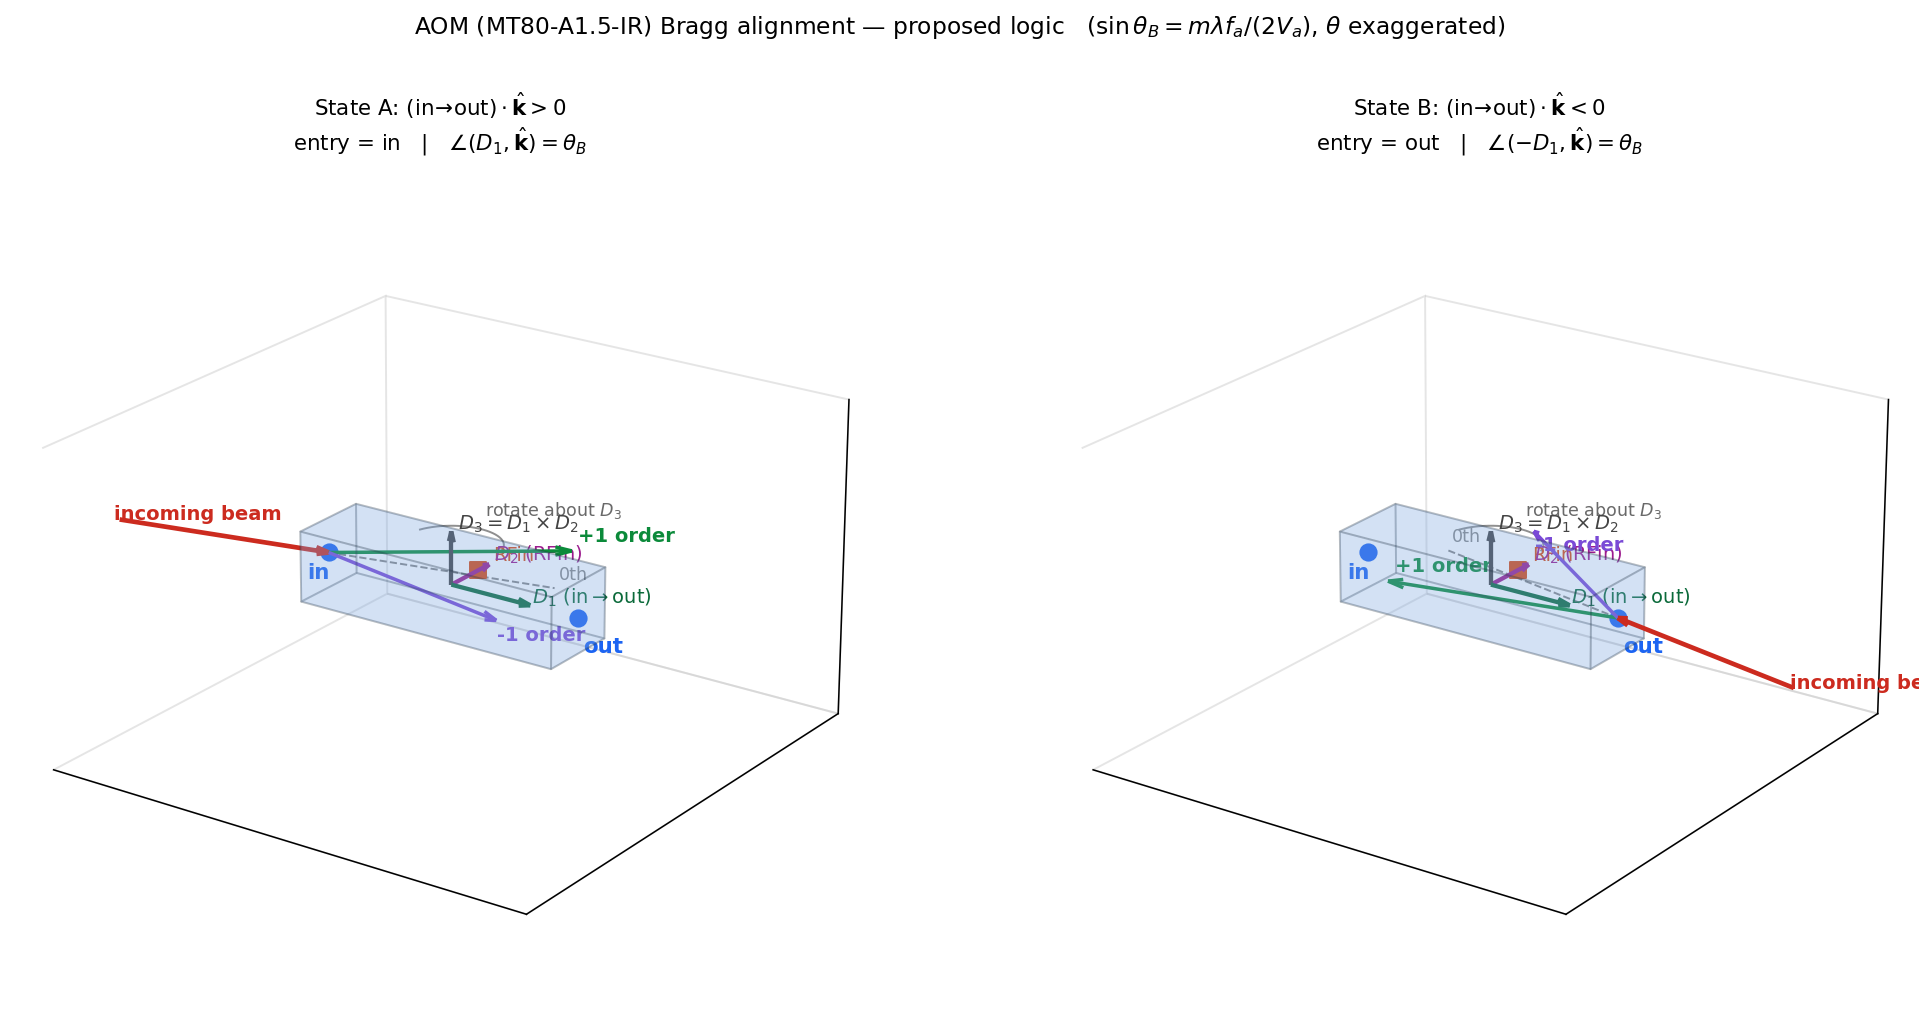

This chart was generated by the following Python code:
"""3D sketch of the proposed AOM (MT80-A1.5-IR) Bragg alignment.

Component-local frame (matches user spec):
  D1 = in -> out          (component +y)
  D2 = RFin               (component -x)
  D3 = D1 x D2            (component +z)

Two states based on dot product of (in->out) with the incoming beam:
  State A: (in->out).beam > 0   ->  entry = "in",  align "in" anchor onto beam
  State B: (in->out).beam < 0   ->  entry = "out", align "out" anchor onto beam

Bragg condition (1-D rotation about D3, in the D1-D2 plane):
  sin(theta_B) = m*lambda*f_a / (2*V_a)

theta is exaggerated for visualization.
"""
import numpy as np
import matplotlib.pyplot as plt
from mpl_toolkits.mplot3d import Axes3D  # noqa: F401
from mpl_toolkits.mplot3d.art3d import Poly3DCollection

THETA_DEG = 12.0
theta = np.deg2rad(THETA_DEG)


def draw_state(ax, state):
    """Draw one state on a given 3D axis."""
    # Body box: half-extents along (D1, D2, D3) = (1.6, 0.5, 0.4)
    hx, hy, hz = 1.6, 0.5, 0.4

    # In component-local axes:
    #   D1 (in->out)  = +y  -> we draw it along world-x for visibility
    #   D2 (RFin)     = -x  -> we draw it along world-y
    #   D3 (D1 x D2)  = +z  -> we draw it along world-z
    # So in this plot:
    #   plot-x = D1 axis (in->out direction)
    #   plot-y = D2 axis (RFin direction)
    #   plot-z = D3 axis (D1 x D2)
    verts_box = [
        [(-hx, -hy, -hz), (+hx, -hy, -hz), (+hx, +hy, -hz), (-hx, +hy, -hz)],
        [(-hx, -hy, +hz), (+hx, -hy, +hz), (+hx, +hy, +hz), (-hx, +hy, +hz)],
        [(-hx, -hy, -hz), (+hx, -hy, -hz), (+hx, -hy, +hz), (-hx, -hy, +hz)],
        [(-hx, +hy, -hz), (+hx, +hy, -hz), (+hx, +hy, +hz), (-hx, +hy, +hz)],
        [(-hx, -hy, -hz), (-hx, +hy, -hz), (-hx, +hy, +hz), (-hx, -hy, +hz)],
        [(+hx, -hy, -hz), (+hx, +hy, -hz), (+hx, +hy, +hz), (+hx, -hy, +hz)],
    ]
    box = Poly3DCollection(verts_box, alpha=0.18, facecolor="#7aa6e0",
                           edgecolor="#234")
    ax.add_collection3d(box)

    # Anchor positions (in plot frame):
    in_anchor  = np.array([-hx, 0.0, 0.0])
    out_anchor = np.array([+hx, 0.0, 0.0])
    rf_anchor  = np.array([0.0, +hy, 0.0])
    ax.scatter(*in_anchor,  s=70, c="#1c64f2", depthshade=False, zorder=5)
    ax.scatter(*out_anchor, s=70, c="#1c64f2", depthshade=False, zorder=5)
    ax.scatter(*rf_anchor,  s=70, c="#d9480f", marker="s",
               depthshade=False, zorder=5)
    ax.text(*(in_anchor + [-0.25, -0.05, -0.35]),  "in",
            color="#1c64f2", fontsize=11, fontweight="bold")
    ax.text(*(out_anchor + [0.10, -0.05, -0.35]), "out",
            color="#1c64f2", fontsize=11, fontweight="bold")
    ax.text(*(rf_anchor + [0.05, 0.20, 0.05]), "RFin",
            color="#d9480f", fontsize=10)

    # Body axes (D1, D2, D3) drawn from the body centre.
    L = 1.0
    # D1 (in->out): plot +x
    ax.quiver(0, 0, 0, L, 0, 0, color="#0b6a3a", lw=2.2, arrow_length_ratio=0.15)
    ax.text(L + 0.05, -0.05, 0.05, r"$D_1$ (in$\to$out)", color="#0b6a3a", fontsize=10)
    # D2 (RFin): plot +y
    ax.quiver(0, 0, 0, 0, L * 0.7, 0, color="#9c1c8e", lw=2.2, arrow_length_ratio=0.18)
    ax.text(0.05, L * 0.72, 0.05, r"$D_2$ (RFin)", color="#9c1c8e", fontsize=10)
    # D3 (D1 x D2): plot +z
    ax.quiver(0, 0, 0, 0, 0, L * 0.6, color="#444", lw=2.2, arrow_length_ratio=0.2)
    ax.text(0.05, 0.05, L * 0.62, r"$D_3 = D_1\times D_2$", color="#444", fontsize=10)

    # Configure beam direction in the D1-D2 plane (no D3 component).
    if state == "A":
        # Beam roughly along +D1, tilted by +theta toward +D2
        # For order +1 we'd pick +theta; for -1 we'd pick -theta.
        beam = np.array([np.cos(theta), np.sin(theta), 0.0])
        entry = in_anchor
        title = (
            "State A: " + r"$(\mathrm{in}\!\to\!\mathrm{out})\cdot\hat{\mathbf{k}}>0$"
            + "\nentry = in   |   "
            + r"$\angle(D_1,\hat{\mathbf{k}})=\theta_B$"
        )
    else:
        # Beam roughly along -D1, tilted by +theta toward +D2.
        beam = np.array([-np.cos(theta), np.sin(theta), 0.0])
        entry = out_anchor
        title = (
            "State B: " + r"$(\mathrm{in}\!\to\!\mathrm{out})\cdot\hat{\mathbf{k}}<0$"
            + "\nentry = out   |   "
            + r"$\angle(-D_1,\hat{\mathbf{k}})=\theta_B$"
        )

    # Incoming beam: tail (upstream) -> entry anchor
    L_in = 2.5
    tail = entry - beam * L_in
    ax.quiver(*tail, *(entry - tail), color="#cc2b1f", lw=2.4,
              arrow_length_ratio=0.06)
    ax.text(*(tail + np.array([0.05, -0.15, 0.05])), "incoming beam",
            color="#cc2b1f", fontsize=10, fontweight="bold")

    # Through-body 0th order (dashed, same direction)
    L_thru = 2.6
    head_0 = entry + beam * L_thru
    ax.plot([entry[0], head_0[0]], [entry[1], head_0[1]],
            [entry[2], head_0[2]], color="#888", lw=1.0, ls="--")
    ax.text(*(head_0 + np.array([0.05, 0.0, 0.10])), "0th",
            color="#888", fontsize=9)

    # +1 order (rotate beam by +2*theta around D3)
    R_plus = np.array([
        [np.cos(2 * theta), -np.sin(2 * theta), 0],
        [np.sin(2 * theta),  np.cos(2 * theta), 0],
        [0, 0, 1],
    ])
    R_minus = np.array([
        [np.cos(-2 * theta), -np.sin(-2 * theta), 0],
        [np.sin(-2 * theta),  np.cos(-2 * theta), 0],
        [0, 0, 1],
    ])
    plus_dir  = R_plus  @ beam
    minus_dir = R_minus @ beam
    head_p = entry + plus_dir  * L_thru
    head_m = entry + minus_dir * L_thru
    ax.quiver(*entry, *(head_p - entry), color="#0b8a3a", lw=1.8,
              arrow_length_ratio=0.07)
    ax.text(*(head_p + np.array([0.05, 0.05, 0.10])), "+1 order",
            color="#0b8a3a", fontsize=10, fontweight="bold")
    ax.quiver(*entry, *(head_m - entry), color="#7a4ad6", lw=1.8,
              arrow_length_ratio=0.07)
    ax.text(*(head_m + np.array([0.05, -0.05, -0.20])), "-1 order",
            color="#7a4ad6", fontsize=10, fontweight="bold")

    # Highlight that the rotation axis is D3 (out of D1-D2 plane).
    # Draw a small curved arrow segment around D3 to indicate rotation freedom.
    th = np.linspace(np.pi * 0.1, np.pi * 0.9, 30)
    rad = 0.55
    arc_x = rad * np.cos(th)
    arc_y = rad * np.sin(th)
    arc_z = np.full_like(th, hz + 0.05)
    ax.plot(arc_x, arc_y, arc_z, color="#444", lw=1.0, alpha=0.6)
    ax.text(0, 0.62, hz + 0.18, r"rotate about $D_3$",
            color="#444", fontsize=9, alpha=0.8)

    # Equal aspect, viewing angle, limits.
    R = 3.0
    ax.set_xlim(-R, R); ax.set_ylim(-R, R); ax.set_zlim(-R * 0.6, R * 0.6)
    ax.set_box_aspect((1, 1, 0.6))
    ax.view_init(elev=22, azim=-55)
    ax.set_xticks([]); ax.set_yticks([]); ax.set_zticks([])
    ax.set_xlabel(""); ax.set_ylabel(""); ax.set_zlabel("")
    ax.set_title(title, fontsize=11, pad=10)
    # Hide axis panes for cleanliness
    for pane in (ax.xaxis.pane, ax.yaxis.pane, ax.zaxis.pane):
        pane.fill = False
        pane.set_edgecolor("#cccccc")


fig = plt.figure(figsize=(15, 7.5))
ax_a = fig.add_subplot(1, 2, 1, projection="3d")
ax_b = fig.add_subplot(1, 2, 2, projection="3d")
draw_state(ax_a, "A")
draw_state(ax_b, "B")
fig.suptitle(
    "AOM (MT80-A1.5-IR) Bragg alignment — proposed logic   "
    + r"($\sin\theta_B = m\lambda f_a / (2 V_a)$, $\theta$ exaggerated)",
    fontsize=12,
)
plt.tight_layout(rect=[0, 0, 1, 0.95])
out_path = r"C:\Users\admin\OneDrive\桌面\YX\QMsimulation\qmem-digital-twin\docs\aom_align_3d.png"
plt.savefig(out_path, dpi=140, bbox_inches="tight")
print(f"Saved: {out_path}")
